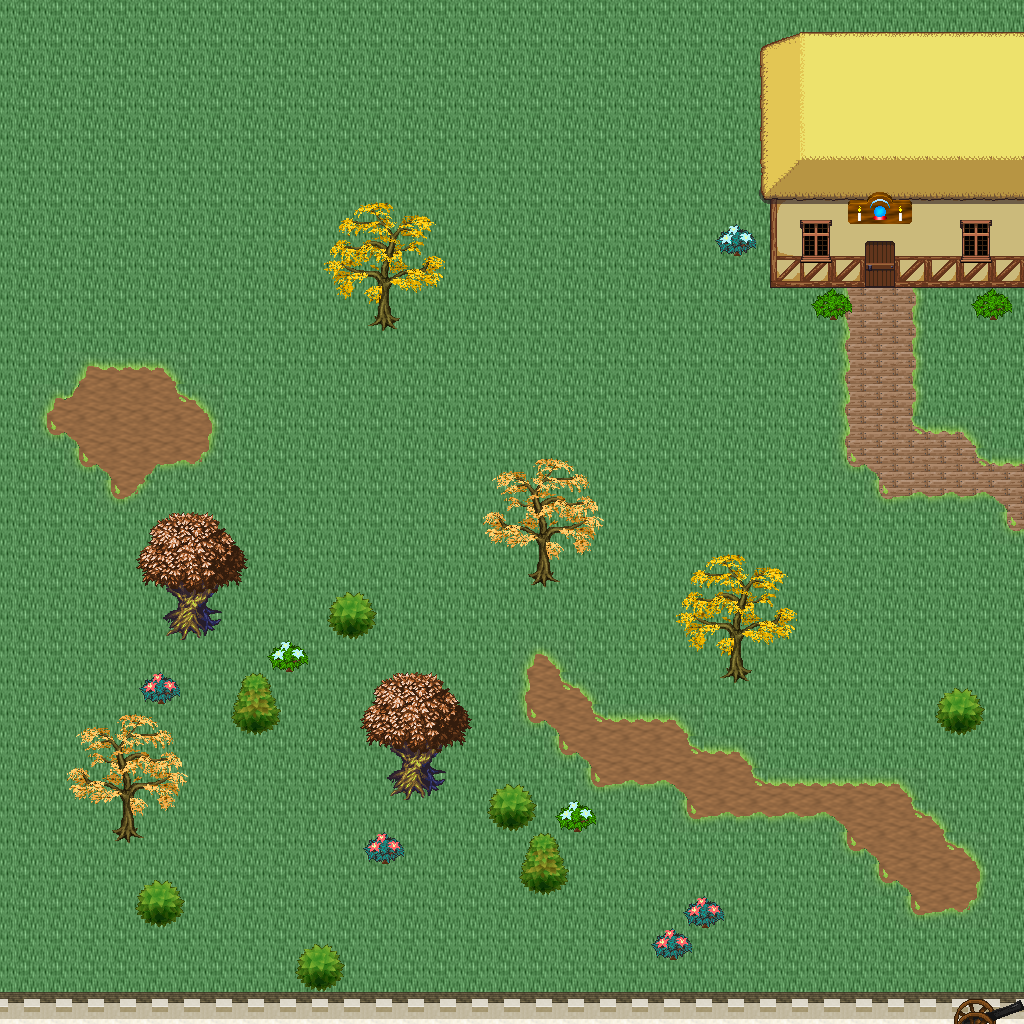

Below is a game level as drawn by its tile map, then a one-line description and the .tmx that defines it (tile-layer data replaced by summaries):
An orthogonal 32x32 tile map with 32x32 px tiles, 5 tile layers (Ground, Objects, Objects2, Above, ...), 1 hidden layer not drawn, 29 tilesets.

<map version="1.10" tiledversion="1.11.0" orientation="orthogonal" renderorder="right-down" width="32" height="32" tilewidth="32" tileheight="32" infinite="0" nextlayerid="11" nextobjectid="1">
 <tileset firstgid="1" name="logic_collision" tilewidth="32" tileheight="32" tilecount="1" columns="1">
  <image source="../drawable/logic_collision.png" width="32" height="32" />
 </tileset>
 <tileset firstgid="2" name="ground_ground" tilewidth="32" tileheight="32" tilecount="33" columns="3">
  <image source="../drawable/ground_ground.png" width="96" height="352" />
 </tileset>
 <tileset firstgid="35" name="building_castle" tilewidth="32" tileheight="32" tilecount="320" columns="20">
  <image source="../drawable/building_castle.png" width="640" height="512" />
 </tileset>
 <tileset firstgid="355" name="ground_grass_corners" tilewidth="32" tileheight="32" tilecount="24" columns="6">
  <image source="../drawable/ground_grass_corners.png" width="192" height="128" />
 </tileset>
 <tileset firstgid="379" name="ground_grass_edges" tilewidth="32" tileheight="32" tilecount="36" columns="12">
  <image source="../drawable/ground_grass_edges.png" width="384" height="96" />
 </tileset>
 <tileset firstgid="415" name="ground_water_pool" tilewidth="32" tileheight="32" tilecount="72" columns="3">
  <image source="../drawable/ground_water_pool.png" width="96" height="768" />
 </tileset>
 <tileset firstgid="487" name="ground_earth_edges" tilewidth="32" tileheight="32" tilecount="18" columns="6">
  <image source="../drawable/ground_earth_edges.png" width="192" height="96" />
 </tileset>
 <tileset firstgid="505" name="item_weapon_cannon" tilewidth="32" tileheight="32" tilecount="12" columns="3">
  <image source="../drawable/item_weapon_cannon.png" width="96" height="128" />
 </tileset>
 <tileset firstgid="517" name="item_pot_barrels_1" tilewidth="32" tileheight="32" tilecount="8" columns="4">
  <image source="../drawable/item_pot_barrels_1.png" width="128" height="64" />
 </tileset>
 <tileset firstgid="525" name="ground_cobbled_paving" tilewidth="32" tileheight="32" tilecount="1" columns="1">
  <image source="../drawable/ground_cobbled_paving.png" width="32" height="32" />
 </tileset>
 <tileset firstgid="526" name="ground_ridge_earth_pale" tilewidth="32" tileheight="32" tilecount="96" columns="12">
  <image source="../drawable/ground_ridge_earth_pale.png" width="384" height="256" />
 </tileset>
 <tileset firstgid="622" name="plant_bushes_and_trees" tilewidth="32" tileheight="32" tilecount="144" columns="16">
  <image source="../drawable/plant_bushes_and_trees.png" width="512" height="289" />
 </tileset>
 <tileset firstgid="766" name="plant_bush_leafy_2" tilewidth="32" tileheight="32" tilecount="12" columns="6">
  <image source="../drawable/plant_bush_leafy_2.png" width="192" height="64" />
 </tileset>
 <tileset firstgid="778" name="plant_bush_flowering" tilewidth="32" tileheight="32" tilecount="72" columns="8">
  <image source="../drawable/plant_bush_flowering.png" width="256" height="288" />
 </tileset>
 <tileset firstgid="850" name="plant_stump_small_stump" tilewidth="32" tileheight="32" tilecount="4" columns="2">
  <image source="../drawable/plant_stump_small_stump.png" width="64" height="64" />
 </tileset>
 <tileset firstgid="854" name="plant_tree_fall_trees" tilewidth="32" tileheight="32" tilecount="40" columns="8">
  <image source="../drawable/plant_tree_fall_trees.png" width="256" height="160" />
 </tileset>
 <tileset firstgid="894" name="logic_creature_animal" tilewidth="32" tileheight="32" tilecount="32" columns="8">
  <image source="../drawable/logic_creature_animal.png" width="256" height="128" />
 </tileset>
 <tileset firstgid="926" name="logic_creature_rodent" tilewidth="32" tileheight="32" tilecount="8" columns="8">
  <image source="../drawable/logic_creature_rodent.png" width="256" height="32" />
 </tileset>
 <tileset firstgid="934" name="plant_vine" tilewidth="32" tileheight="32" tilecount="3" columns="1">
  <image source="../drawable/plant_vine.png" width="32" height="96" />
 </tileset>
 <tileset firstgid="937" name="building_cottage" tilewidth="32" tileheight="32" tilecount="256" columns="16">
  <image source="../drawable/building_cottage.png" width="512" height="512" />
 </tileset>
 <tileset firstgid="1193" name="building_roof_thatched_roof" tilewidth="32" tileheight="32" tilecount="256" columns="16">
  <image source="../drawable/building_roof_thatched_roof.png" width="512" height="512" />
 </tileset>
 <tileset firstgid="1449" name="building_window_windows" tilewidth="32" tileheight="32" tilecount="256" columns="16">
  <image source="../drawable/building_window_windows.png" width="512" height="512" />
 </tileset>
 <tileset firstgid="1705" name="building_door_doors" tilewidth="32" tileheight="32" tilecount="256" columns="16">
  <image source="../drawable/building_door_doors.png" width="512" height="512" />
 </tileset>
 <tileset firstgid="1961" name="building_fence_fence_wooden" tilewidth="32" tileheight="32" tilecount="12" columns="3">
  <image source="../drawable/building_fence_fence_wooden.png" width="96" height="128" />
 </tileset>
 <tileset firstgid="1973" name="ground_ground_3" tilewidth="32" tileheight="32" tilecount="5" columns="5">
  <image source="../drawable/ground_ground_3.png" width="160" height="32" />
 </tileset>
 <tileset firstgid="1978" name="plant_tree_tree_darkgreen" tilewidth="32" tileheight="32" tilecount="88" columns="8">
  <image source="../drawable/plant_tree_tree_darkgreen.png" width="256" height="352" />
 </tileset>
 <tileset firstgid="2066" name="logic_portal" tilewidth="32" tileheight="32" tilecount="24" columns="8">
  <image source="../drawable/logic_portal.png" width="256" height="96" />
 </tileset>
 <tileset firstgid="2090" name="building_decoration_magician_banner" tilewidth="32" tileheight="32" tilecount="3" columns="3">
  <image source="../drawable/building_decoration_magician_banner.png" width="96" height="32" />
 </tileset>
 <tileset firstgid="2093" name="ground_ladder_vertical_dark" tilewidth="32" tileheight="32" tilecount="3" columns="3">
  <image source="../drawable/ground_ladder_vertical_dark.png" width="96" height="32" />
 </tileset>
 <layer id="1" name="Ground" width="32" height="32">
  <data>[1024 cells, 1024 non-empty, 4 distinct tile ids]</data>
 </layer>
 <layer id="2" name="Objects" width="32" height="32">
  <data>[1024 cells, 179 non-empty, 34 distinct tile ids]</data>
 </layer>
 <layer id="3" name="Objects2" width="32" height="32">
  <data>[1024 cells, 17 non-empty, 12 distinct tile ids]</data>
 </layer>
 <layer id="4" name="Above" width="32" height="32">
  <data>[1024 cells, 156 non-empty, 64 distinct tile ids]</data>
 </layer>
 <layer id="5" name="Above2" width="32" height="32">
  <data>[1024 cells, 3 non-empty, 3 distinct tile ids]</data>
 </layer>
 <layer id="6" name="Walkable" width="32" height="32" visible="0">
  <data>[1024 cells, 123 non-empty, 1 distinct tile ids]</data>
 </layer>
 <objectgroup id="7" name="Mapevents" />
 <objectgroup id="8" name="Spawn" />
 <objectgroup id="9" name="Keys" />
 <objectgroup id="10" name="Replace" />
</map>
